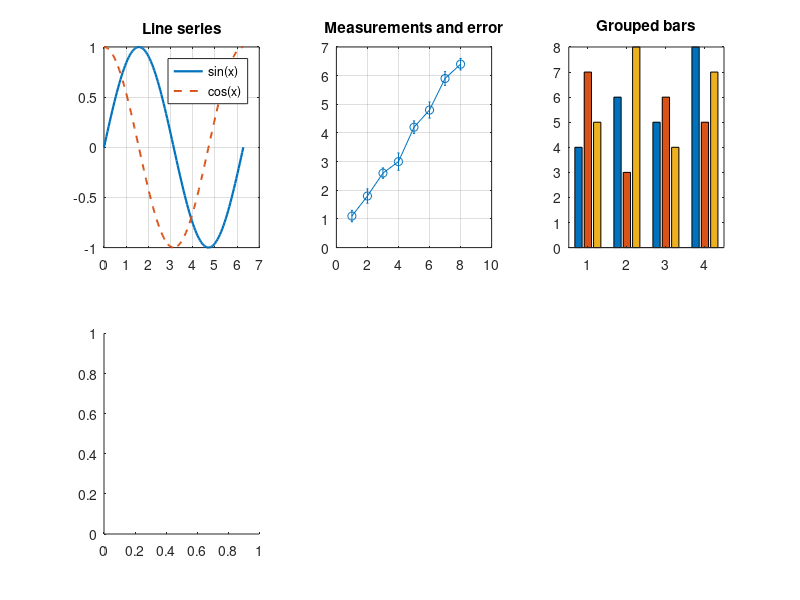

The MATLAB script that drew this image: (Note: this script raises an error after producing the figure.)
%=============================================================================
% Copyright (c) 2026-present Allan CORNET (Nelson)
%=============================================================================
% This file is part of Nelson.
%=============================================================================
% LICENCE_BLOCK_BEGIN
% SPDX-License-Identifier: LGPL-3.0-or-later
% LICENCE_BLOCK_END
%=============================================================================
% Present six plot types commonly used to explore numerical results.
if ~exist('essentialPlotsFigureVisible', 'var')
  essentialPlotsFigureVisible = 'on';
end
figureHandle = figure(...
  'Name', 'Essential plot types', ...
  'NumberTitle', 'off', ...
  'Visible', essentialPlotsFigureVisible);

curveX = linspace(0, 2 * pi, 120);
lineAxes = subplot(2, 3, 1, 'Parent', figureHandle);
plot(lineAxes, curveX, sin(curveX), 'LineWidth', 1.6);
hold(lineAxes, 'on');
plot(lineAxes, curveX, cos(curveX), '--', 'LineWidth', 1.4);
hold(lineAxes, 'off');
grid(lineAxes, 'on');
title(lineAxes, 'Line series');
legend(lineAxes, 'sin(x)', 'cos(x)', 'Location', 'best');

measurementX = 1:8;
measurementY = [1.1 1.8 2.6 3.0 4.2 4.8 5.9 6.4];
uncertainty = [0.20 0.25 0.18 0.30 0.22 0.28 0.24 0.20];
errorAxes = subplot(2, 3, 2, 'Parent', figureHandle);
errorbar(errorAxes, measurementX, measurementY, uncertainty, 'o-');
grid(errorAxes, 'on');
title(errorAxes, 'Measurements and error');

categoryValues = [4 7 5; 6 3 8; 5 6 4; 8 5 7];
barAxes = subplot(2, 3, 3, 'Parent', figureHandle);
bar(barAxes, categoryValues, 'grouped');
set(barAxes, 'XLim', [0.511111111111111 4.48888888888889], ...
  'YLim', [0 8], 'YTick', 0:1:8);
title(barAxes, 'Grouped bars');

distributionValues = [...
  -1.8 - 1.4 - 1.2 - 0.9 - 0.8 - 0.6 - 0.5 - 0.3 - 0.2 - 0.1 ...
  0.0 0.1 0.2 0.3 0.4 0.5 0.6 0.8 0.9 1.1 1.4 1.7];
histogramAxes = subplot(2, 3, 4, 'Parent', figureHandle);
histogram(histogramAxes, distributionValues, 8);
set(histogramAxes, 'XLim', [-8.52 2.92], 'YLim', [0 10], ...
  'ZLim', [-1 1], 'XTick', -8:2:2, 'YTick', 0:2:10, 'ZTick', [-1 0 1]);
title(histogramAxes, 'Histogram');

[surfaceX, surfaceY] = meshgrid(linspace(-2.5, 2.5, 45));
surfaceZ = sin(surfaceX) .* cos(surfaceY) .* exp(-0.08 * ...
  (surfaceX .^ 2 + surfaceY .^ 2));
contourAxes = subplot(2, 3, 5, 'Parent', figureHandle);
contourf(contourAxes, surfaceX, surfaceY, surfaceZ, 12);
axis(contourAxes, 'equal');
set(contourAxes, 'XLim', [-2.5 2.5], 'YLim', [-2.5 2.5], ...
  'ZLim', [-1 1], 'XTick', -2:1:2, 'YTick', -2:1:2, 'ZTick', [-1 0 1]);
title(contourAxes, 'Filled contours');

surfaceAxes = subplot(2, 3, 6, 'Parent', figureHandle);
surf(surfaceAxes, surfaceX, surfaceY, surfaceZ, 'EdgeColor', 'none');
view(surfaceAxes, 3);
set(surfaceAxes, 'XLim', [-2.5 2.5], 'YLim', [-2.5 2.5], ...
  'ZLim', [-1 1], 'XTick', [-2 0 2], 'YTick', [-2 0 2], 'ZTick', -1:0.5:1);
grid(surfaceAxes, 'on');
title(surfaceAxes, 'Surface');
colormap(figureHandle, parula(128));
%=============================================================================
